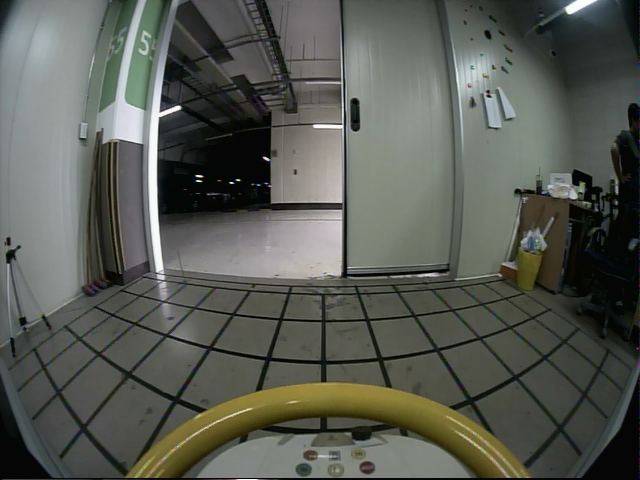
%> input picture sensor/front.JPG, 640 x 480 px
$ octave a0528.m   (GNU Octave 9; MATLAB toolbox functions it lacks are replaced by stand-ins)
%> lines starting %> are read from the running program, lines starting %| are printed output that depends on the picture
%%
clear;close all;clc
load cameraParams1
img_front=imread('front.jpg');
%> img_front is the input picture: size 480x640x3 uint8; mean R, G, B 87.8, 90.8, 83.2
img_rear=imread('back.jpg');
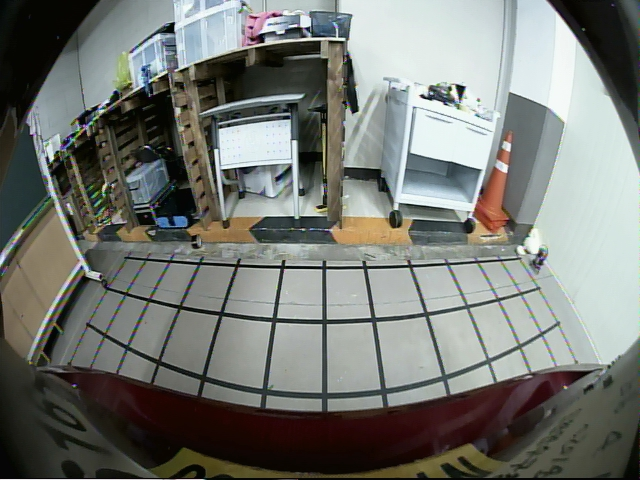
%> input picture sensor/back.JPG, 640 x 480 px
%> img_rear is the input picture: size 480x640x3 uint8; mean R, G, B 117.3, 120.2, 115.2
img_left=imread('left.jpg');
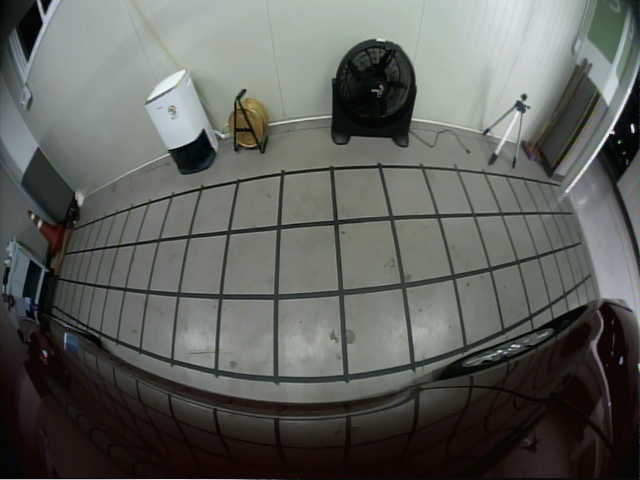
%> input picture sensor/left.JPG, 640 x 480 px
%> img_left is the input picture: size 480x640x3 uint8; mean R, G, B 93.8, 96.1, 91.6
img_right=imread('right.jpg');
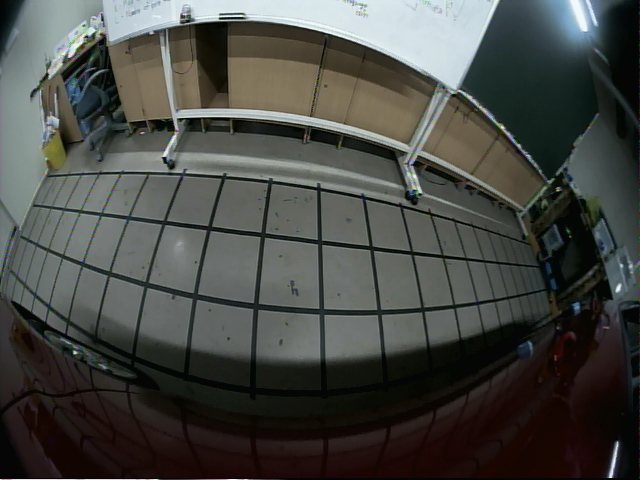
%> input picture sensor/right.JPG, 640 x 480 px
%> img_right is the input picture: size 480x640x3 uint8; mean R, G, B 71.2, 72.7, 68.6
car=imread('car.bmp');
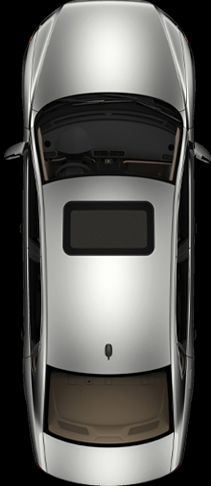
%> input picture sensor/car.bmp, 211 x 486 px
%> car is the input picture: size 486x211x3 uint8; mean R, G, B 90.1, 89.4, 86.5
car1=imresize(car,[500 180]);
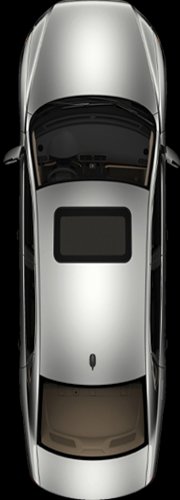
%> car1: size 500x180x3 uint8; mean R, G, B 90.1, 89.4, 86.5
%> (the run ends here)
